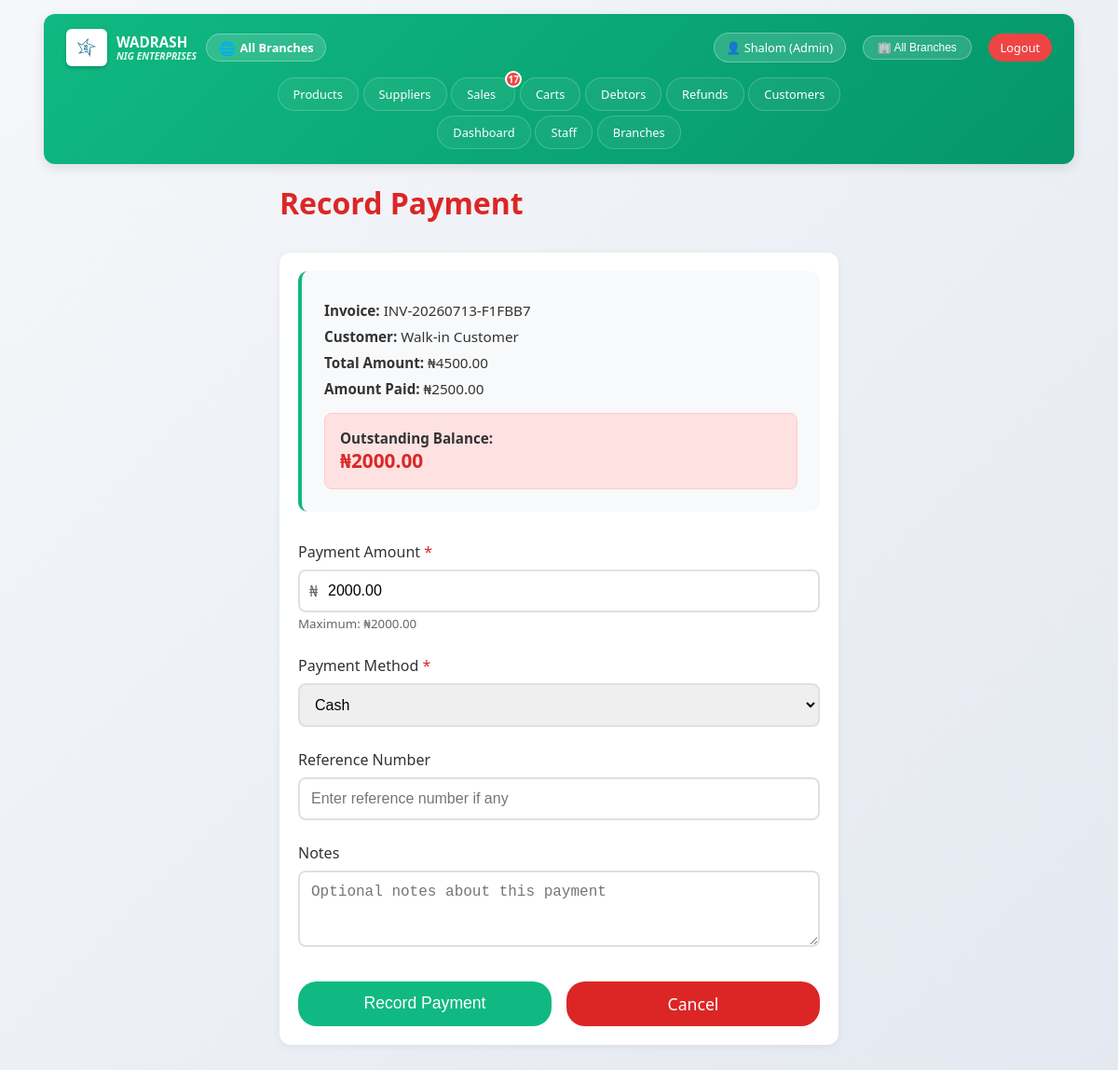
/debtors/payment/16/ (signed in), run on an earlier commit of the app's database.
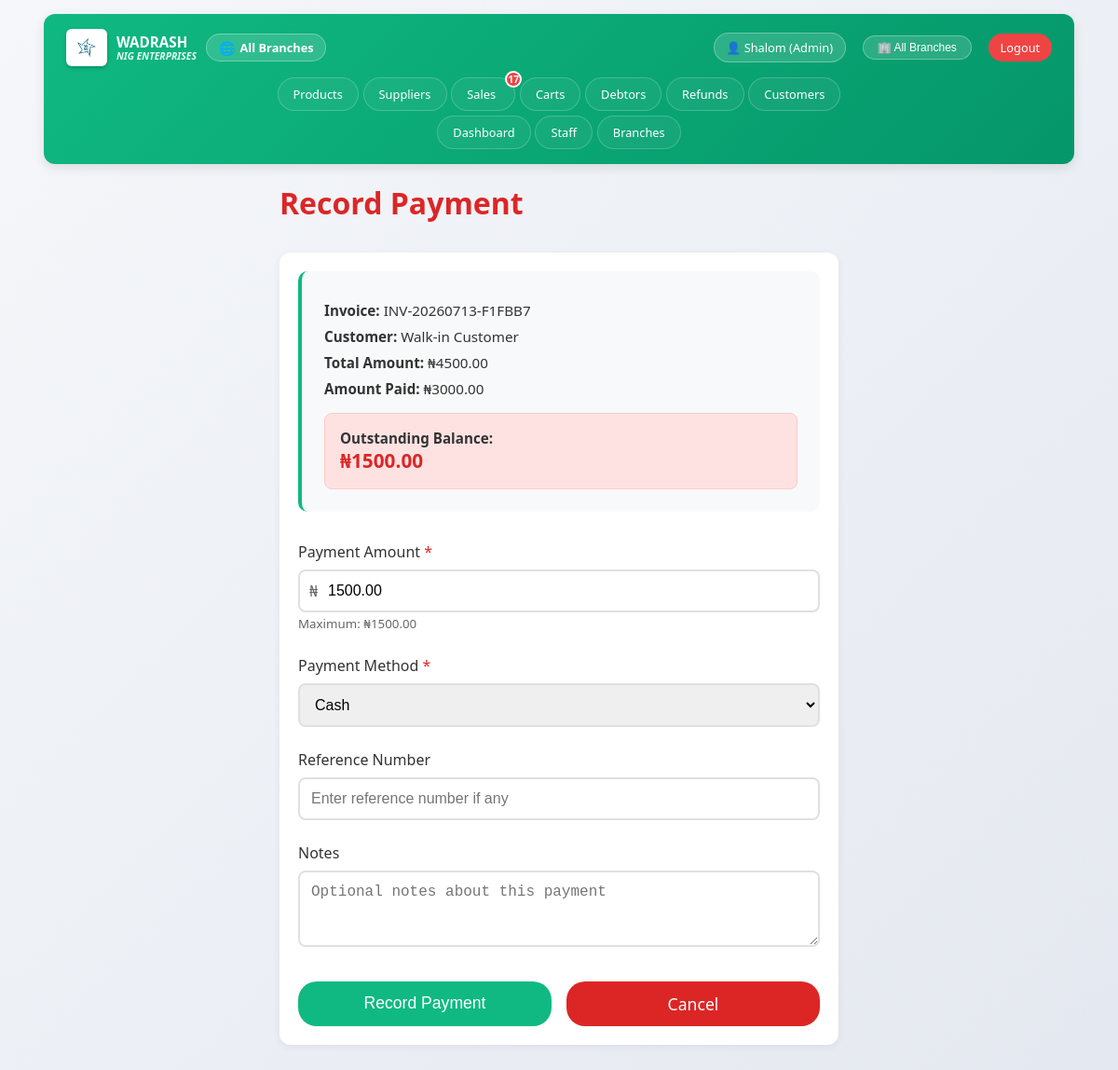
And on a later commit of the database.
### sales/models.py (models this page shows, shortened)
class Sale(models.Model):
    invoice_number = models.CharField(max_length=50, unique=True)
    staff = models.ForeignKey(User, on_delete=models.SET_NULL, null=True)
    customer_name = models.CharField(max_length=200, blank=True)
    customer_phone = models.CharField(max_length=15, blank=True)
    subtotal = models.DecimalField(max_digits=10, decimal_places=2, default=0)
    discount = models.DecimalField(max_digits=10, decimal_places=2, default=0)
    total = models.DecimalField(max_digits=10, decimal_places=2, default=0)
    amount_paid = models.DecimalField(max_digits=10, decimal_places=2, default=0)
    balance = models.DecimalField(max_digits=10, decimal_places=2, default=0)
    branch = models.ForeignKey(Branch, on_delete=models.CASCADE, null=True, blank=True, related_name='sales')
    payment_status = models.CharField(max_length=20, choices=[
        ('paid', 'Paid'),
        ('partial', 'Partial Payment'),
        ('unpaid', 'Unpaid')
    ], default='paid')
    created_at = models.DateTimeField(auto_now_add=True)
    updated_at = models.DateTimeField(auto_now=True)
    class Meta:
        db_table = 'sales'
        ordering = ['-created_at']

### debtors/views.py (the view, shortened to what this page needs)
# urls.py: path('payment/<int:sale_id>/', views.record_payment, name='record_payment'),
@login_required
def record_payment(request, sale_id):
    sale = get_object_or_404(Sale, id=sale_id)
    current_branch = request.user.branch
    if current_branch and not request.user.is_superuser:
        if sale.branch != current_branch:
            messages.error(request, 'You cannot record payment for a sale from another branch.')
            return redirect('debtors_list')
    context = {
        'sale': sale,
    }
    return render(request, 'debtors/record_payment.html', context)

### inventoryApp/context_processors.py (called while the page is built)
def notifications(request):
    if request.user.is_authenticated:
        return {
            'unread_dashboard_count': UserNotification.get_unread_count(
                request.user, 'dashboard'
            ),
            'unread_debtors_count': UserNotification.get_unread_count(
                request.user, 'debtors'
            ),
            'unread_refunds_count': UserNotification.get_unread_count(
                request.user, 'refunds'
            ),
            'unread_sales_count': UserNotification.get_unread_count(
                request.user, 'sales'
            ),
            'total_unread_count': UserNotification.get_unread_count(request.user),
        }
    return {}

def session_timeout(request):
    return {
        'session_timeout': getattr(settings, 'AUTO_LOGOUT_DELAY', 30),
    }

def all_branches(request):
    if request.user.is_authenticated:
        branches = Branch.objects.filter(is_active=True).order_by('name')
        return {'all_branches': branches}
    return {}

### debtors/templates/debtors/record_payment.html (shortened to what this page needs)
{% extends 'base.html' %}
{% block content %}
<div class="payment-container">
    <h1 style="color: #dc2626; margin-bottom: 2rem;">Record Payment</h1>
    <div class="card">
        <div class="sale-info-box">
            <p><strong>Invoice:</strong> {{ sale.invoice_number }}</p>
            <p><strong>Customer:</strong> {{ sale.customer_name|default:"-" }}</p>
            <p><strong>Total Amount:</strong> ₦{{ sale.total|floatformat:2 }}</p>
            <p><strong>Amount Paid:</strong> ₦{{ sale.amount_paid|floatformat:2 }}</p>
            <div class="balance-display">
                <p style="margin: 0; font-weight: 600;">Outstanding Balance:</p>
                <strong>₦{{ sale.balance|floatformat:2 }}</strong>
            </div>
        </div>
        <form method="post" id="paymentForm">
            <div class="form-group">
                <label for="paymentAmount">Payment Amount <span style="color: #dc2626;">*</span></label>
                <div class="amount-input-wrapper">
                    <span class="currency-symbol">₦</span>
                    <input type="number" id="paymentAmount" name="amount" class="form-control"
                           step="0.01" min="0.01" max="{{ sale.balance|floatformat:2 }}"
                           placeholder="Enter payment amount" required
                           value="{{ sale.balance|floatformat:2 }}">
                </div>
                <small style="color: #666;">Maximum: ₦{{ sale.balance|floatformat:2 }}</small>
            </div>
            <div class="form-group">
                <label for="paymentMethod">Payment Method <span style="color: #dc2626;">*</span></label>
                <select id="paymentMethod" name="payment_method" class="form-control" required>
                    <option value="cash">Cash</option>
                </select>
            </div>
            <div class="form-group">
                <label for="paymentReference">Reference Number</label>
                <input type="text" id="paymentReference" name="reference" class="form-control"
                       placeholder="Enter reference number if any">
            </div>
            <div class="form-group">
                <label for="paymentNotes">Notes</label>
                <textarea id="paymentNotes" name="notes" class="form-control" rows="3"
                          placeholder="Optional notes about this payment"></textarea>
            </div>
            <div class="form-actions">
                <button type="submit" class="btn btn-success" id="submitBtn">
                    Record Payment
                </button>
                <a href="{% url 'debtors_list' %}" class="btn btn-danger" style="text-align: center;">
                    Cancel
                </a>
            </div>
        </form>
    </div>
</div>
{% endblock %}

What changed in the data, as far as the page shows it:
changed Sale "INV-20260713-F1FBB7": amount_paid "2500.00" → "3000.00"; balance "2000.00" → "1500.00"; amount "2000.00" → "1500.00"
